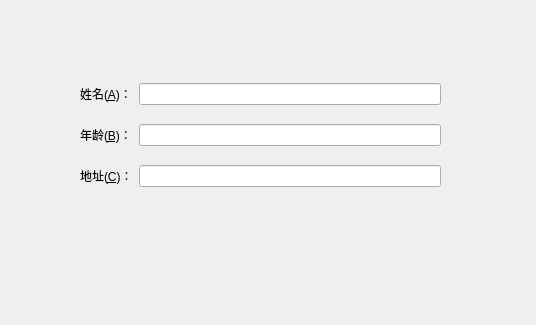
<?xml version="1.0" encoding="UTF-8"?>
<ui version="4.0">
 <class>Form</class>
 <widget class="QWidget" name="Form">
  <property name="geometry">
   <rect>
    <x>0</x>
    <y>0</y>
    <width>536</width>
    <height>325</height>
   </rect>
  </property>
  <property name="windowTitle">
   <string>Form</string>
  </property>
  <widget class="QWidget" name="">
   <property name="geometry">
    <rect>
     <x>80</x>
     <y>70</y>
     <width>361</width>
     <height>131</height>
    </rect>
   </property>
   <layout class="QGridLayout" name="gridLayout">
    <item row="0" column="0">
     <widget class="QLabel" name="label">
      <property name="text">
       <string>姓名(&amp;A)：</string>
      </property>
      <property name="buddy">
       <cstring>lineEdit</cstring>
      </property>
     </widget>
    </item>
    <item row="0" column="1">
     <widget class="QLineEdit" name="lineEdit"/>
    </item>
    <item row="1" column="0">
     <widget class="QLabel" name="label_2">
      <property name="text">
       <string>年龄(&amp;B)：</string>
      </property>
      <property name="buddy">
       <cstring>lineEdit_2</cstring>
      </property>
     </widget>
    </item>
    <item row="1" column="1">
     <widget class="QLineEdit" name="lineEdit_2"/>
    </item>
    <item row="2" column="0">
     <widget class="QLabel" name="label_3">
      <property name="text">
       <string>地址(&amp;C)：</string>
      </property>
      <property name="buddy">
       <cstring>lineEdit_3</cstring>
      </property>
     </widget>
    </item>
    <item row="2" column="1">
     <widget class="QLineEdit" name="lineEdit_3"/>
    </item>
   </layout>
  </widget>
 </widget>
 <tabstops>
  <tabstop>lineEdit</tabstop>
  <tabstop>lineEdit_2</tabstop>
  <tabstop>lineEdit_3</tabstop>
 </tabstops>
 <resources/>
 <connections/>
</ui>
